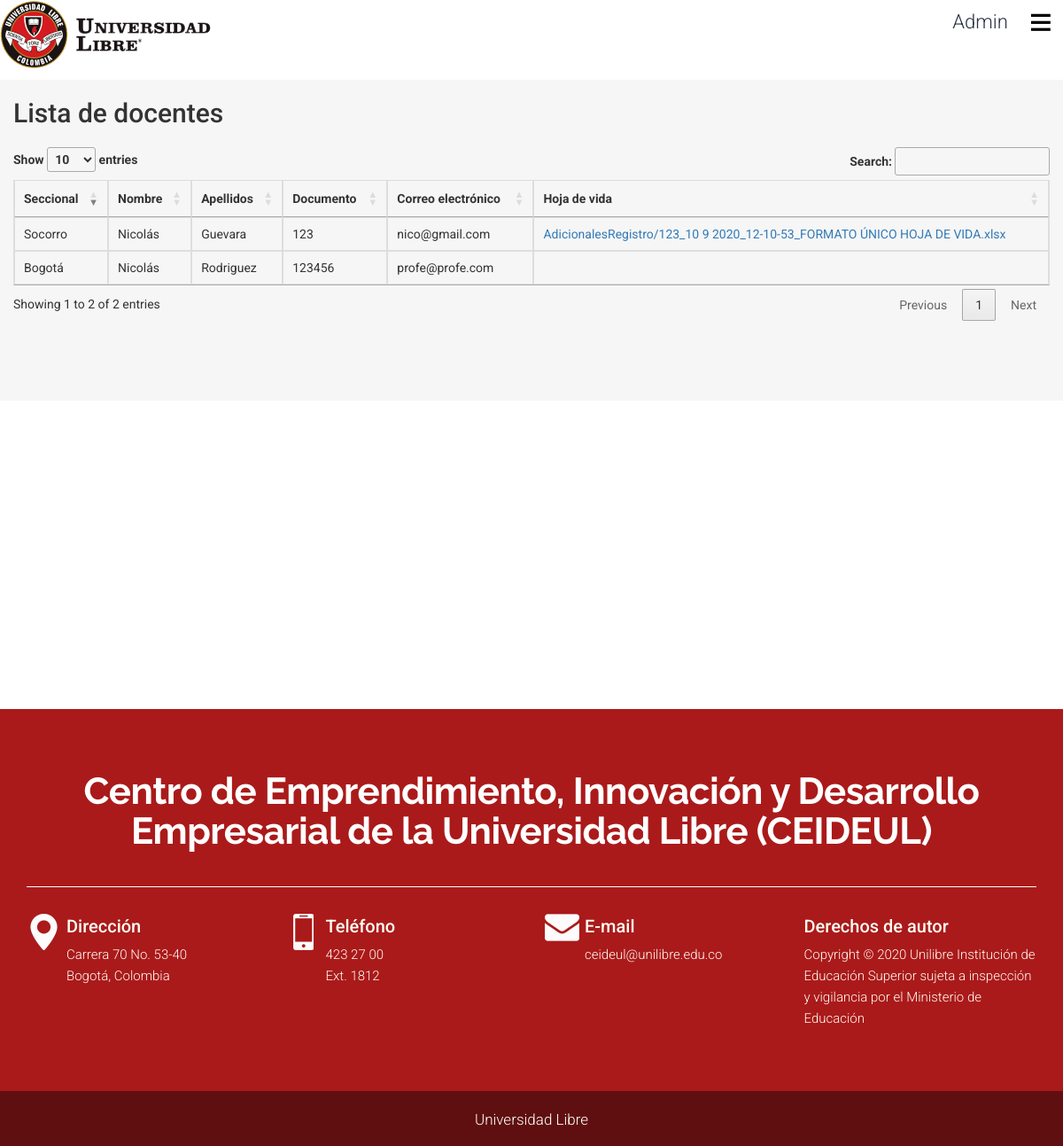
The app's page /ver_docentes.php (signed in) with its own data.
### tables this page shows
CREATE TABLE `tb_usuarios` (
  `correo_electronico` varchar(200) NOT NULL,
  `nombres` varchar(40) NOT NULL,
  `apellidos` varchar(40) NOT NULL,
  `clave` varchar(40) NOT NULL,
  `tipo_usuario` varchar(20) NOT NULL,
  `seccional` varchar(200) NOT NULL,
  `documento` varchar(200) NOT NULL,
  `archivo_adicional` varchar(900) NOT NULL
);

### ver_docentes.php (the view, shortened to what this page needs)
<!DOCTYPE html>
<html lang="es">
   <head>
      <link rel="stylesheet" href="css/pogo-slider.min.css" />
      <link rel="stylesheet" href="css/style copy.css" />
      <link rel="stylesheet" href="css/responsive.css" />
      <link rel="stylesheet" href="css/custom.css"/>
      <link href="http://maxcdn.bootstrapcdn.com/bootstrap/3.2.0/css/bootstrap.min.css" rel="stylesheet">
<link rel="stylesheet" href="http://cdn.datatables.net/1.10.2/css/jquery.dataTables.min.css"></style>
      <link rel="stylesheet" type="text/css" href="js/alertifyjs/css/themes/default.css">
<link rel="stylesheet" type="text/css" href="js/alertifyjs/css/alertify.css">
   </head>
   <body id="home" data-spy="scroll" data-target="#navbar-wd" data-offset="98">
      <div class="wrapper">
      <div id="content">
 <div class="header">
          <p onclick="volverinicio()" style="cursor:pointer;"><img src="images/ceideul_logo4.png" /></p>
<div class="header-right">
  <p id="txtnombre" style="padding: 12px;"></p>
  <a style="font-size:45px; cursor:pointer; color:black; " id="sidebarCollapse">≡</a>
</div>
</div>
         <div class="section about_section layout_padding padding_top_0">
            <div class="container" style="width:100%;">
         <h2>Lista de docentes</h2>
            <table id="myTable" class="table table-bordered table-dark" style="width=100%;" >
        <thead class="thead-dark">
          <tr>
          <th>Seccional</th>
            <th>Nombre</th>
            <th>Apellidos</th>
            <th>Documento</th>
            <th>Correo electrónico</th>
            <th>Hoja de vida</th>
          </tr>
        </thead>
        <tbody id="mytbody">
        <?php
   $conexion=conexion();
   $sql = "SELECT * FROM tb_usuarios WHERE tipo_usuario='Docente'";
            $result=mysqli_query($conexion,$sql);
            while($row = $result->fetch_assoc()){
            ?>
            <tr>
            <td class=""><?php echo ($row['seccional']); ?></td>
            <td class=""><?php echo ($row['nombres']); ?></td>
            <td class=""><?php echo ($row['apellidos']); ?></td>
            <td class=""><?php echo ($row['documento']); ?></td>
            <td class=""><?php echo ($row['correo_electronico']); ?></td>
            <td class="tdarchivoadicional"><a target="_blank"href="<?php echo ($row['archivo_adicional'])?>"><?php echo ($row['archivo_adicional']); ?></a>
            </tr>
          <?php  } ?>
        </tbody>
      </table>
            </div>
                     </div>
                  </div>
               </div>
         <footer class="footer-box" >
            <div class="container">
               <div class="row">
                  <div class="col-md-12">
                     <div class="full">
                        <div class="heading_main text_align_center white_fonts margin-bottom_30">
                           <h2>Centro de Emprendimiento, Innovación y Desarrollo Empresarial de la Universidad Libre (CEIDEUL)</h2>
                        </div>
                     </div>
                  </div>
               </div>
               <div class="row" >
                  <div class="col-lg-3 col-md-6 col-sm-6 white_fonts"  >
                     <div class="full footer_blog f_icon_1">
                         <p>Dirección<br><small>Carrera 70 No. 53-40<br>Bogotá, Colombia</small></p>
                     </div>
                  </div>
               <div class="col-lg-3 col-md-6 col-sm-6 white_fonts">
                     <div class="full footer_blog f_icon_2">
                        <p>Teléfono<br><small>423 27 00<br>Ext. 1812</small></p>
                     </div>
                  </div>
                  <div class="col-lg-3 col-md-6 col-sm-6 white_fonts">
                     <div class="full footer_blog f_icon_3">
                         <p>E-mail<br><small>ceideul@unilibre.edu.co</small></p>
                     </div>
                  </div>
                  <div class="col-lg-3 col-md-6 col-sm-6 white_fonts">
                     <div class="full footer_blog_last">
                         <p>Derechos de autor</p>
                         <p><small>
                           Copyright © 2020 Unilibre Institución de Educación Superior sujeta a inspección y vigilancia por el Ministerio de Educación</small>
                         </p>
                     </div>
                  </div>
               </div>
            </div>
         </footer>
         <div class="footer_bottom">
            <div class="container">
               <div class="row">
                  <div class="col-12">
                     <p class="crp">Universidad Libre</p>
                  </div>
               </div>
            </div>
         </div>
   </body>
</html>

### css/style copy.css (style rules this page uses)
body { color: #666666; font-size: 15px; font-family: 'Roboto', sans-serif; line-height: 1.80857; overflow-x: hidden !important; }
* { font-family: 'Roboto', sans-serif; }
a { color: #1f1f1f; text-decoration: none !important; outline: none !important; -webkit-transition: all .3s ease-in-out; -moz-transition: all .3s ease-in-out; -ms-transition: all .3s ease-in-out; -o-transition: all .3s ease-in-out; transition: all .3s ease-in-out; }
h1, h2, h3, h4, h5, h6 { letter-spacing: 0; font-weight: normal; position: relative; padding: 0 0 10px 0; font-weight: normal; line-height: 120% !important; color: #1f1f1f; margin: 0 }
h2 { font-size: 22px }
a { color: #1f1f1f; text-decoration: none; outline: none; }
a, .btn { text-decoration: none !important; outline: none !important; -webkit-transition: all .3s ease-in-out; -moz-transition: all .3s ease-in-out; -ms-transition: all .3s ease-in-out; -o-transition: all .3s ease-in-out; transition: all .3s ease-in-out; }
.padding_top_0 { padding-top: 0 !important; }
.header { overflow: hidden; background-color: white; height: 90px; }
.header a { float: left; color: white; text-align: center; padding: 12px; text-decoration: none; font-size: 30px; line-height: 25px; border-radius: 4px; }
.header p { float: left; text-align: center; text-decoration: none; font-size: 22px; line-height: 25px; border-radius: 4px; }
.header-right { float: right; }
.about_section { background: #f6f6f6; }
.footer-box { background: #aa1a1a; padding: 70px 0; }
p { margin-top: 5px; margin-bottom: 1rem; font-size: 17px; font-weight: 300; line-height: 30px; color: #272f43; }
.text_align_center { text-align: center; }
.white_fonts p, .white_fonts h1, .white_fonts h2, .white_fonts h3, .white_fonts h4, .white_fonts h5, .white_fonts h6, .white_fonts ul, .white_fonts ul li, .white_fonts ul li a, .white_fonts ul i, .white_fonts .post_info i, .white_fonts div, .white_fonts a.read_more { color: #fff !important; }
.layout_padding { padding-top: 90px; padding-bottom: 90px; }
.heading_main h2 { font-size: 42px; letter-spacing: -0.5px; font-weight: 700; padding: 0; margin: 0; font-family: 'Raleway', sans-serif; position: relative; text-transform: uppercase; line-height: 45px !important; }
.heading_main h2::after { width: 250px; height: 8px; background: #ff880e; content: ""; display: block; transform: skew(-30deg); margin-top: 3px; display: none; }
.full { float: left; width: 100%; }
.heading_main { float: left; display: flex; margin-bottom: 45px; width: 100%; justify-content: center; }
.margin-bottom_30 { margin-bottom: 30px !important; }
.footer_bottom { background: #5f0f0f; padding: 0 0; width: 100%; min-height: 60px; float: left; text-align: center; }
.footer_bottom p.crp { float: left; margin: 0; color: #fff; font-size: 17px; text-align: center; width: 100%; line-height: 60px; padding-top: 2px; }
footer { width: 100%; float: left; }
footer.footer-box p { font-size: 20px; margin-top: 0; line-height: 28px; font-weight: 500; color: #fffcf4 !important; float: left; width: 100%; margin-bottom: 0; }
footer.footer-box p small { margin-top: 6px; float: left; width: 100%; margin-bottom: 0; line-height: 24px; font-size: 15px; font-weight: 300; }
.footer_blog { float: left; width: 100%; }
#content { padding: 0; min-height: 100vh; transition: all 0.3s; position: relative; top: 0; right: 0; width: 100%; }
footer.footer-box .heading_main h2 { text-transform: none; border-bottom: solid #fff 1px; width: 100%; padding: 0 0 40px 0; }
.footer_blog { padding-left: 45px; }
.f_icon_1 { background-image: url('../images/f_icon1.png'); background-repeat: no-repeat; }
.f_icon_2 { background-image: url('../images/f_icon2.png'); background-repeat: no-repeat; }
.f_icon_3 { background-image: url('../images/f_icon3.png'); background-repeat: no-repeat; }

### css/timeline.css (style rules this page uses)
* { box-sizing: border-box; }

### records on screen
tb_usuarios: seccional "Socorro", nombres "Nicolás", apellidos "Guevara", documento "123", correo_electronico "nico@gmail.com", archivo_adicional "AdicionalesRegistro/123_10 9 2020_12-10-53_FORMATO ÚNICO HOJA DE VIDA.xlsx"
tb_usuarios: seccional "Bogotá", nombres "Nicolás", apellidos "Rodriguez", documento "123456", correo_electronico "profe@profe.com"
